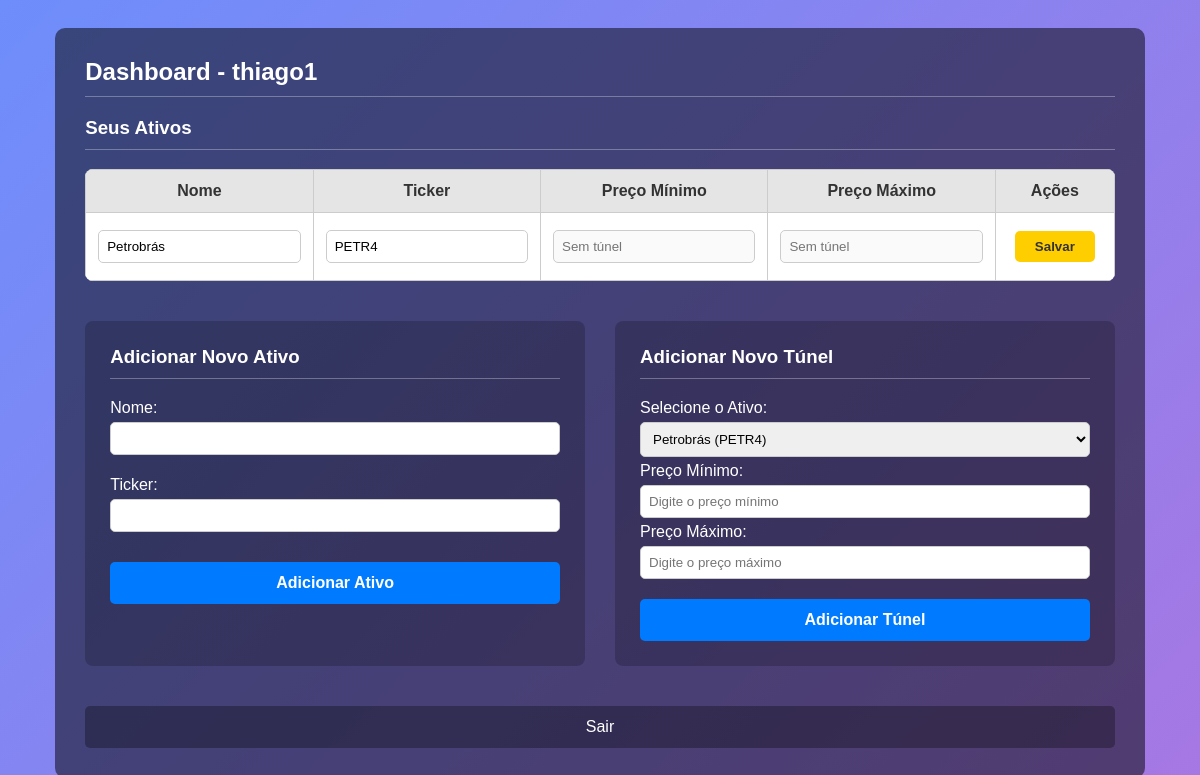
Page /dashboard/ (signed in) on the earlier database version.
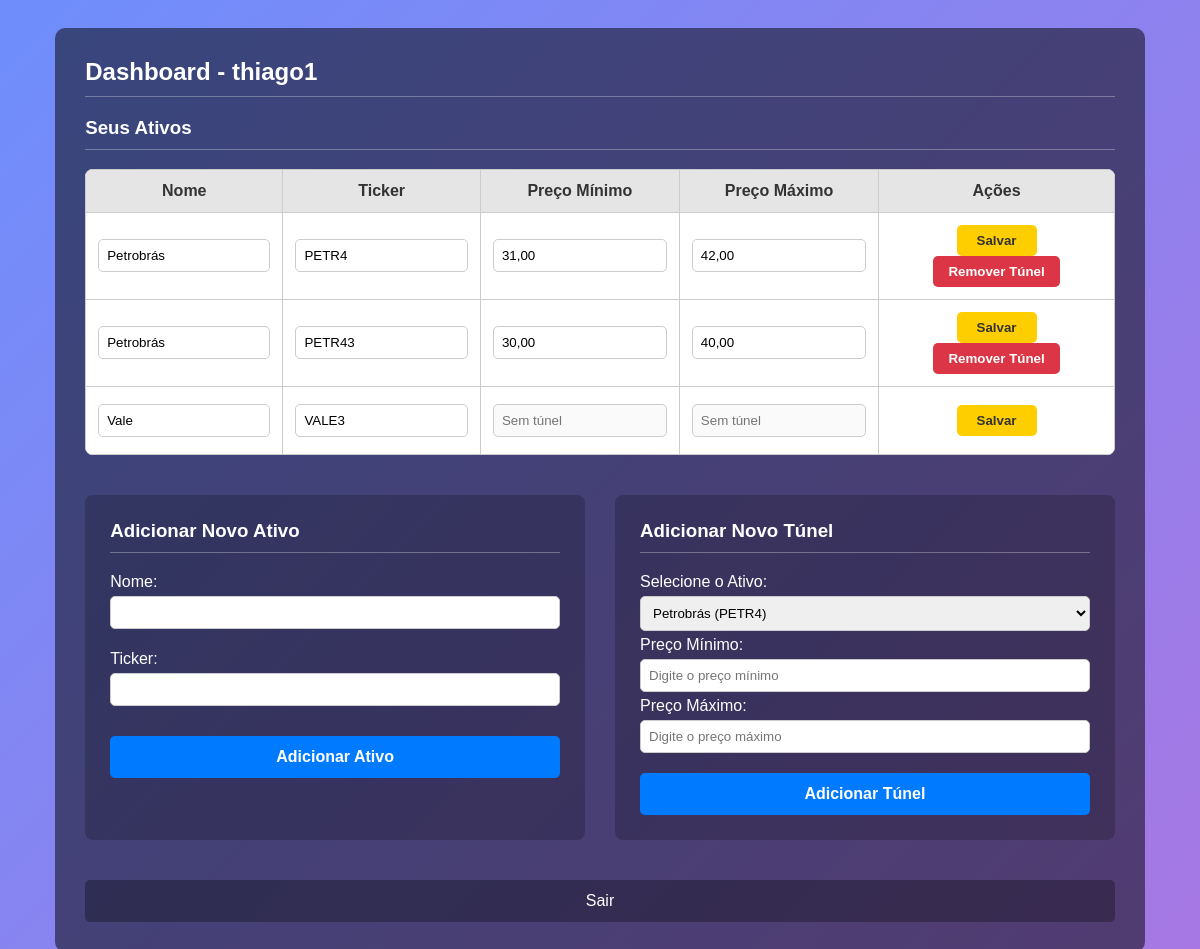
Same page on the later database version.
### monitoramento/models.py (models this page shows, shortened)
class Ativo(models.Model):
    user = models.ForeignKey(User, on_delete=models.CASCADE)
    nome = models.CharField(max_length=100)
    ticker = models.CharField(max_length=10)
    class Meta:
        unique_together = ('user', 'ticker')

class TunelDePreco(models.Model):
    ativo = models.OneToOneField(Ativo, on_delete=models.CASCADE)
    preco_min = models.DecimalField(max_digits=10, decimal_places=2)
    preco_max = models.DecimalField(max_digits=10, decimal_places=2)

### monitoramento/views.py (the view, shortened to what this page needs)
# urls.py: path('dashboard/', views.dashboard, name='dashboard'),
@login_required
def dashboard(request):
    ativos = Ativo.objects.filter(user=request.user).prefetch_related('tuneldepreco')
    ativo_form = AtivoForm(user=request.user)
    tunel_form = TunelDePrecoForm(user=request.user)
    context = {
        'ativos': ativos,
        'ativo_form': ativo_form,
        'tunel_form': tunel_form,
    }
    return render(request, 'monitoramento/dashboard.html', context)

### monitoramento/forms.py (shortened to what this page needs)
class AtivoForm(forms.ModelForm):
    class Meta:
        model = Ativo
        fields = ['nome', 'ticker']
    def __init__(self, *args, **kwargs):
        self.user = kwargs.pop('user', None)  # Pegando o usuário que chamou
        super().__init__(*args, **kwargs)

class TunelDePrecoForm(forms.ModelForm):
    class Meta:
        model = TunelDePreco
        fields = ['ativo', 'preco_min', 'preco_max']
    def __init__(self, user, *args, **kwargs):
        super().__init__(*args, **kwargs)
        self.fields['ativo'].queryset = user.ativo_set.all()

### monitoramento/templates/monitoramento/dashboard.html (shortened to what this page needs)
<!DOCTYPE html>
<html lang="pt-BR">
<head>
</head>
<body>
    <div class="container">
        <h2>Dashboard - {{ request.user.username }}</h2>
        <h3>Seus Ativos</h3>
        <table>
            <tr>
                <th>Nome</th>
                <th>Ticker</th>
                <th>Preço Mínimo</th>
                <th>Preço Máximo</th>
                <th>Ações</th>
            </tr>
            {% for ativo in ativos %}
                <form method="post">
                    <tr>
                        <td>
                            <input type="text" name="nome" value="{{ ativo.nome }}">
                        </td>
                        <td>
                            <input type="text" name="ticker" value="{{ ativo.ticker }}">
                        </td>
                        <td>
                            {% if ativo.tuneldepreco %}
                                <input type="text" name="preco_min" value="{{ ativo.tuneldepreco.preco_min }}">
                            {% else %}
                                <input type="text" name="preco_min" placeholder="Sem túnel" disabled>
                            {% endif %}
                        </td>
                        <td>
                            {% if ativo.tuneldepreco %}
                                <input type="text" name="preco_max" value="{{ ativo.tuneldepreco.preco_max }}">
                            {% else %}
                                <input type="text" name="preco_max" placeholder="Sem túnel" disabled>
                            {% endif %}
                        </td>
                        <td class="actions-cell">
                            <button type="submit" name="action" value="save_changes" class="btn-save">Salvar</button>
                            {% if ativo.tuneldepreco %}
                                <button type="submit" name="action" value="delete_tunel" class="btn-delete">Remover Túnel</button>
                            {% endif %}
                        </td>
                    </tr>
                </form>
            {% endfor %}
        </table>
        <div class="add-forms-container">
            <div class="form-add">
                <h3>Adicionar Novo Ativo</h3>
                <form method="post">
                    {{ ativo_form.as_p }}
                    <button type="submit" name="add_ativo" class="btn-submit">Adicionar Ativo</button>
                </form>
            </div>
            <div class="form-add">
                <h3>Adicionar Novo Túnel</h3>
                <form method="post">
                    <label for="ativo">Selecione o Ativo:</label>
                    <select name="ativo" id="ativo">
                        {% for ativo in ativos %}
                            <option value="{{ ativo.id }}">{{ ativo.nome }} ({{ ativo.ticker }})</option>
                        {% endfor %}
                    </select>
                    <label for="preco_min">Preço Mínimo:</label>
                    <input type="text" name="preco_min" id="preco_min"  placeholder="Digite o preço mínimo">
                    <label for="preco_max">Preço Máximo:</label>
                    <input type="text" name="preco_max" id="preco_max" placeholder="Digite o preço máximo">
                    <button type="submit" name="add_tunel" class="btn-submit">Adicionar Túnel</button>
                </form>
            </div>
        </div>
        <a href="{% url 'logout' %}" class="logout-link">Sair</a>
    </div>
</body>
</html>

### monitoramento/templates/monitoramento/dashboard.html (style rules this page uses)
body { background: linear-gradient(135deg, #6e8efb, #a777e3); font-family: Arial, sans-serif; color: #fff; padding: 20px; min-height: 100vh; box-sizing: border-box; }
.container { background-color: rgba(0, 0, 0, 0.5); padding: 30px; border-radius: 10px; width: 90%; margin: auto; }
h2, h3 { margin-top: 0; padding-bottom: 10px; border-bottom: 1px solid rgba(255, 255, 255, 0.3); }
table { width: 100%; border-collapse: collapse; background-color: #fff; color: #333; margin-bottom: 20px; border-radius: 8px; overflow: hidden; }
th, td { border: 1px solid #ccc; padding: 12px; text-align: center; vertical-align: middle; }
th { background-color: rgba(0, 0, 0, 0.1); }
form { margin: 0; }
input, select { width: 100%; padding: 8px; margin: 5px 0; border-radius: 5px; border: 1px solid #ccc; box-sizing: border-box; }
button { padding: 8px 15px; border: none; border-radius: 5px; font-weight: bold; cursor: pointer; transition: background-color 0.3s ease; }
.btn-save { background-color: #ffce00; color: #333; }
.btn-delete { background-color: #dc3545; color: white; }
.actions-cell button { margin: 0 5px; min-width: 80px; }
.add-forms-container { display: flex; gap: 30px; margin-top: 40px; }
.form-add { flex: 1; background-color: rgba(0, 0, 0, 0.2); padding: 25px; border-radius: 8px; }
.form-add h3 { margin-bottom: 20px; }
.form-add label, .form-add p { margin-bottom: 10px; }
.form-add input, .form-add select { margin-top: 5px; }
.btn-submit { width: 100%; padding: 12px; font-size: 16px; color: white; background-color: #007bff; margin-top: 15px; }
.logout-link { display: block; text-align: center; margin-top: 40px; color: #fff; text-decoration: none; background-color: rgba(0, 0, 0, 0.3); padding: 12px; border-radius: 5px; transition: background-color 0.3s ease; }

Differences in the rows shown:
removed Ativo: nome "Petrobrás", ticker "PETR4"
added Ativo: nome "Petrobrás", ticker "PETR4", preco_min "31,00", preco_max "42,00", shows "Remover Túnel"
added Ativo: nome "Petrobrás", ticker "PETR43", preco_min "30,00", preco_max "40,00", shows "Remover Túnel"
added Ativo: nome "Vale", ticker "VALE3"
